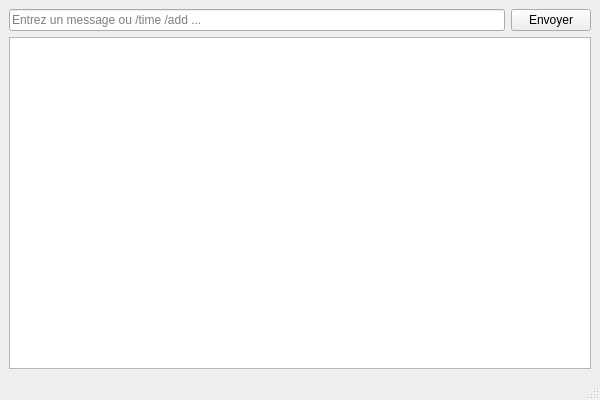
<?xml version="1.0" encoding="UTF-8"?>
<ui version="4.0">
 <class>MainWindow</class>
 <widget class="QMainWindow" name="MainWindow">
  <property name="geometry">
   <rect>
    <x>0</x>
    <y>0</y>
    <width>600</width>
    <height>400</height>
   </rect>
  </property>
  <property name="windowTitle">
   <string>OCaml Qt JSON Demo</string>
  </property>
  <widget class="QWidget" name="centralwidget">
   <layout class="QVBoxLayout" name="verticalLayout">
    <item>
     <layout class="QHBoxLayout" name="horizontalLayout">
      <item>
       <widget class="QLineEdit" name="inputLine">
        <property name="placeholderText">
         <string>Entrez un message ou /time /add ...</string>
        </property>
       </widget>
      </item>
      <item>
       <widget class="QPushButton" name="sendButton">
        <property name="text">
         <string>Envoyer</string>
        </property>
        <property name="minimumSize">
         <size>
          <width>80</width>
          <height>0</height>
         </size>
        </property>
       </widget>
      </item>
     </layout>
    </item>
    <item>
     <widget class="QTextEdit" name="logView">
      <property name="readOnly">
       <bool>false</bool>
      </property>
     </widget>
    </item>
   </layout>
  </widget>
  <widget class="QMenuBar" name="menubar">
   <property name="geometry">
    <rect>
     <x>0</x>
     <y>0</y>
     <width>600</width>
     <height>22</height>
    </rect>
   </property>
  </widget>
  <widget class="QStatusBar" name="statusbar"/>
 </widget>
 <resources/>
 <connections/>
</ui>
